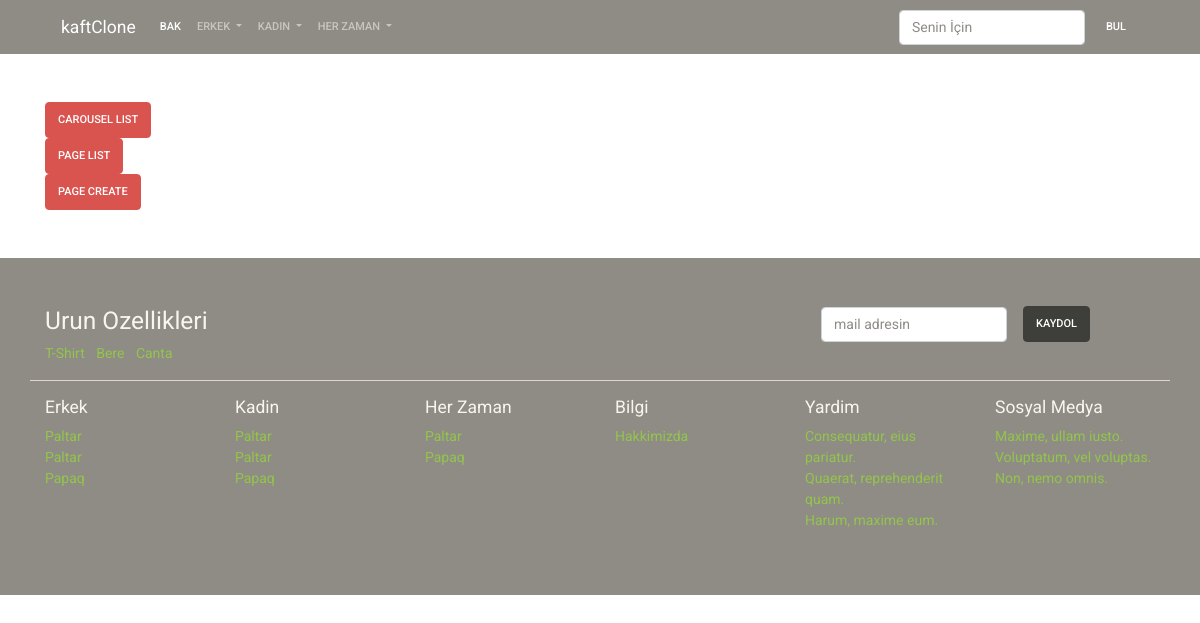
Screenshot of /manage/ with the database file from the repository.
### product/models.py (models this page shows)
class Category(models.Model):
    title = models.CharField(max_length=200)
    slug = models.SlugField(
        max_length=200,
        default="",
    )
    status = models.CharField(
        default=DEFAULT_STATUS,
        choices=STATUS,
        max_length=10,
    )
    gender = models.CharField(
        max_length=6,
        default = 'unisex',
        choices = GENDER_CHOICE
        )
    createt_at = models.DateTimeField(auto_now_add=True)
    updated_at = models.DateTimeField(auto_now=True)
    def __str__(self):
        return f"{self.pk +1000}-{self.gender} - {self.title}"

### page/models.py (models this page shows)
class Page(models.Model):
    title = models.CharField(max_length=200)
    slug = models.SlugField(
        max_length=200,
        default="",
    )
    content = models.TextField()
    cover_image = models.ImageField(
        upload_to='page',
        null=True,
        blank=True,
    )
    status = models.CharField(
        default=DEFAULT_STATUS,
        choices=STATUS,
        max_length=10,
    )
    createt_at = models.DateTimeField(auto_now_add=True)
    updated_at = models.DateTimeField(auto_now=True)

### page/views.py (the view)
# urls.py: path('', manage_list, name='manage_list'),
def manage_list(request):
    context = {}
    return render(request, 'manage/manage.html', context)

### kaft_clone/nav_context.py (called while the page is built)
def nav_data(request):
    context = dict()
    context['categories'] = Category.objects.filter(
        status = STATUS
    ).order_by('title')
    context['pages']= Page.objects.filter(
        status = STATUS
    ).order_by('title')
    return context

### templates/manage/manage.html
{% extends 'base/base.html' %}
{% block content %}
<div class="container mt-5">
    <div class="row">
        <div class="col-sm-12 ">
        <a href="{% url 'carousel_list' %}"  class="btn btn-danger">Carousel List</a>
        <br>
        <a href="{% url 'page_list' %}"  class="btn btn-danger">Page List</a>
        <br>
        <a href="{% url 'page_create' %}"  class="btn btn-danger">Page Create</a>
        </div>
    </div>
</div>
{% endblock %}

### templates/base/components/footer.html (shortened to what this page needs)
<div class="bg-dark py-5 mt-5">
    <div class="container">
        <div class="row">
            <div class="col-sm-8">
                <h3 class="text-light">Urun Ozellikleri</h3>
                <ul class="list-inline">
                    <li class="list-inline-item">
                        <a href="">T-Shirt</a>
                    </li>
                    <li class="list-inline-item">
                        <a href="">Bere</a>
                    </li>
                    <li class="list-inline-item">
                        <a href="">Canta</a>
                    </li>
                </ul>
            </div>
            <div class="col-sm-4">
                <form class="form-inline">
                    <div class="form-group mx-sm-3 mb-2">
                        <input type="email" class="form-control" id="ebulten" placeholder="mail adresin">
                    </div>
                    <button type="submit" class="btn btn-dark mb-2">Kaydol</button>
                </form>
            </div>
        </div>
        <div class="row border-top mb-3"></div>
        <div class="row">
            <div class="col-sm-2">
                <h5 class="text-light">Erkek</h5>
                <ul class="list-unstyled">
                    {% for category_item in categories %}
                    {% if category_item.gender == 'men' or category_item.gender == 'unisex' %}
                    <li>
                        <a class="list-item"
                            href="{% url 'category_show' category_item.slug %}">{{category_item.title}}</a>
                    </li>
                    {% endif %}
                    {% endfor %}
                </ul>
            </div>
            <div class="col-sm-2">
                <h5 class="text-light">Kadin</h5>
                <ul class="list-unstyled">
                    {% for category_item in categories %}
                    {% if category_item.gender == 'women' or category_item.gender == 'unisex' %}
                    <li><a class="list-item"
                            href="{% url 'category_show' category_slug=category_item.slug%}">{{category_item.title}}</a>
                    </li>
                    {% endif %}
                    {% endfor %}
                </ul>
            </div>
            <div class="col-sm-2">
                <h5 class="text-light">Her Zaman</h5>
                <ul class="list-unstyled">
                    {% for category_item in categories %}
                    {% if category_item.gender == 'unisex' %}
                    <li>
                        <a class="list-item"
                            href="{% url 'category_show' category_slug=category_item.slug %}">{{category_item.title}}</a>
                    </li>
                    {% endif %}
                    {% endfor %}
                </ul>
            </div>
            <div class="col-sm-2">
                <h5 class="text-light">Bilgi</h5>
                <ul class="list-unstyled">
                    {% for item in pages %}
                    <li><a href="{% url 'page_show' item.slug %}">{{item.title}}</a></li>
                    {% endfor %}
                </ul>
            </div>
            <div class="col-sm-2">
                <h5 class="text-light">Yardim</h5>
                <ul class="list-unstyled">
                    <li><a href="">Consequatur, eius pariatur.</a></li>
                    <li><a href="">Quaerat, reprehenderit quam.</a></li>
                    <li><a href="">Harum, maxime eum.</a></li>
                </ul>
            </div>
            <div class="col-sm-2">
                <h5 class="text-light">Sosyal Medya</h5>
                <ul class="list-unstyled text-white">
                    <li><a href="">Maxime, ullam iusto.</a></li>
                    <li><a href="">Voluptatum, vel voluptas.</a></li>
                    <li><a href="">Non, nemo omnis.</a></li>
                </ul>
            </div>
        </div>
    </div>
</div>

### rows the page displays
Category: title "Paltar"
Category: title "Paltar"
Category: title "Papaq"
Category: title "Paltar"
Page: title "Hakkimizda"
